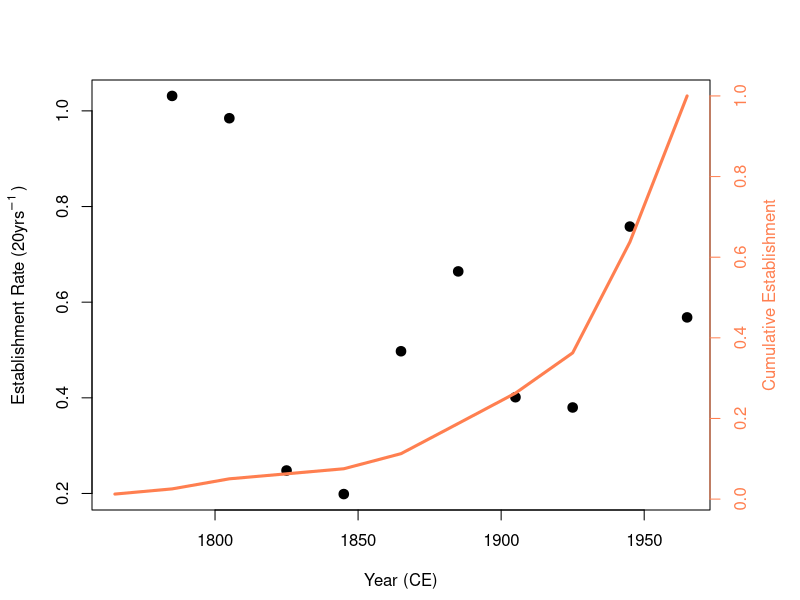

This chart was generated by the following R code:
ArcherData<-read.csv('Archer1989.csv')


ArcherData$N<-cumsum(ArcherData$B)
years<-rev(seq(1985,1770,by=-20))
N<-ArcherData$N[match(years,ArcherData$Year)]/max(ArcherData$N)

Brate<-c(NA,exp(diff(log(N))))-1


par(mar = c(4.5,4.6,4,4.5))

plot(years-20,Brate, pch=19, lwd=3,ylab=expression("Establishment Rate (20yrs"^-1~")"), xlab="Year (CE)")
par(new=T)
plot(years-20,N, type='l',col='coral',lwd=3,axes = FALSE, bty = "n", xlab = "", ylab = "")
axis(side=4, col.axis="coral" ,col="coral" )
mtext(expression("Cumulative Establishment"),side=4,col="coral",line=2.5,cex=1) 
